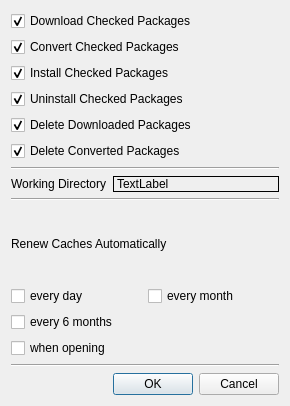
<?xml version="1.0" encoding="UTF-8"?>
<ui version="4.0">
 <class>prefs_dialog</class>
 <widget class="QDialog" name="prefs_dialog">
  <property name="windowModality">
   <enum>Qt::ApplicationModal</enum>
  </property>
  <property name="geometry">
   <rect>
    <x>0</x>
    <y>0</y>
    <width>290</width>
    <height>406</height>
   </rect>
  </property>
  <property name="windowTitle">
   <string>KXFed Preferences</string>
  </property>
  <layout class="QGridLayout" name="gridLayout">
   <item row="0" column="0">
    <layout class="QVBoxLayout" name="verticalLayout">
     <item>
      <layout class="QVBoxLayout" name="verticalLayout_1">
       <item>
        <widget class="QCheckBox" name="download_chkbox">
         <property name="text">
          <string>Download Checked Packages</string>
         </property>
         <property name="checked">
          <bool>true</bool>
         </property>
        </widget>
       </item>
       <item>
        <widget class="QCheckBox" name="convert_chkbox">
         <property name="text">
          <string>Convert Checked Packages</string>
         </property>
         <property name="checked">
          <bool>true</bool>
         </property>
        </widget>
       </item>
       <item>
        <widget class="QCheckBox" name="install_chkbox">
         <property name="text">
          <string>Install Checked Packages</string>
         </property>
         <property name="checked">
          <bool>true</bool>
         </property>
        </widget>
       </item>
       <item>
        <widget class="QCheckBox" name="uninstall_chkbox">
         <property name="text">
          <string>Uninstall Checked Packages</string>
         </property>
         <property name="checked">
          <bool>true</bool>
         </property>
        </widget>
       </item>
      </layout>
     </item>
     <item>
      <layout class="QVBoxLayout" name="verticalLayout_2">
       <item>
        <widget class="QCheckBox" name="delete_downloaded_chkbox">
         <property name="text">
          <string>Delete Downloaded Packages</string>
         </property>
         <property name="checked">
          <bool>true</bool>
         </property>
        </widget>
       </item>
       <item>
        <widget class="QCheckBox" name="delete_converted_chkbox">
         <property name="text">
          <string>Delete Converted Packages</string>
         </property>
         <property name="checked">
          <bool>true</bool>
         </property>
        </widget>
       </item>
      </layout>
     </item>
     <item>
      <layout class="QVBoxLayout" name="verticalLayout_4">
       <item>
        <widget class="Line" name="line_3">
         <property name="orientation">
          <enum>Qt::Horizontal</enum>
         </property>
        </widget>
       </item>
       <item>
        <layout class="QHBoxLayout" name="horizontalLayout_4">
         <item>
          <widget class="QLabel" name="label">
           <property name="sizePolicy">
            <sizepolicy hsizetype="Maximum" vsizetype="Maximum">
             <horstretch>0</horstretch>
             <verstretch>0</verstretch>
            </sizepolicy>
           </property>
           <property name="text">
            <string>Working Directory</string>
           </property>
          </widget>
         </item>
         <item>
          <widget class="QLabelChanged" name="directory_label">
           <property name="sizePolicy">
            <sizepolicy hsizetype="Minimum" vsizetype="Maximum">
             <horstretch>0</horstretch>
             <verstretch>0</verstretch>
            </sizepolicy>
           </property>
           <property name="toolTip">
            <string extracomment="The directories that store the deb and rpm files are located here, as well as the temporary conversion files"/>
           </property>
           <property name="toolTipDuration">
            <number>3</number>
           </property>
           <property name="statusTip">
            <string/>
           </property>
           <property name="whatsThis">
            <string/>
           </property>
           <property name="autoFillBackground">
            <bool>true</bool>
           </property>
           <property name="frameShape">
            <enum>QFrame::Box</enum>
           </property>
           <property name="text">
            <string>TextLabel</string>
           </property>
          </widget>
         </item>
        </layout>
       </item>
       <item>
        <layout class="QVBoxLayout" name="verticalLayout_5">
         <item>
          <widget class="Line" name="line">
           <property name="orientation">
            <enum>Qt::Horizontal</enum>
           </property>
          </widget>
         </item>
         <item>
          <widget class="QLabel" name="label_2">
           <property name="text">
            <string>Renew Caches Automatically</string>
           </property>
          </widget>
         </item>
         <item>
          <layout class="QHBoxLayout" name="horizontalLayout_3">
           <item>
            <widget class="QCheckBox" name="renew_every_day_chkbox">
             <property name="text">
              <string>every day</string>
             </property>
            </widget>
           </item>
           <item>
            <widget class="QCheckBox" name="renew_every_month_chkbox">
             <property name="text">
              <string>every month</string>
             </property>
            </widget>
           </item>
          </layout>
         </item>
         <item>
          <layout class="QHBoxLayout" name="horizontalLayout_2">
           <item>
            <widget class="QCheckBox" name="renew_every_6_months_chkbox">
             <property name="text">
              <string>every 6 months</string>
             </property>
            </widget>
           </item>
          </layout>
         </item>
         <item>
          <layout class="QHBoxLayout" name="horizontalLayout">
           <item>
            <widget class="QCheckBox" name="renew_every_time_chkbox">
             <property name="text">
              <string>when opening</string>
             </property>
            </widget>
           </item>
          </layout>
         </item>
         <item>
          <widget class="Line" name="line_2">
           <property name="orientation">
            <enum>Qt::Horizontal</enum>
           </property>
          </widget>
         </item>
        </layout>
       </item>
      </layout>
     </item>
     <item>
      <widget class="QDialogButtonBox" name="buttonBox">
       <property name="orientation">
        <enum>Qt::Horizontal</enum>
       </property>
       <property name="standardButtons">
        <set>QDialogButtonBox::Cancel|QDialogButtonBox::Ok</set>
       </property>
      </widget>
     </item>
    </layout>
   </item>
  </layout>
 </widget>
 <customwidgets>
  <customwidget>
   <class>QLabelChanged</class>
   <extends>QLabel</extends>
   <header>qlabelchanged</header>
  </customwidget>
 </customwidgets>
 <resources/>
 <connections/>
</ui>
